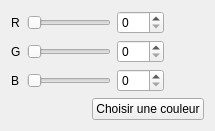
             <widget class="QWidget" name="tab_5">
              <attribute name="title">
               <string>RGB 2</string>
              </attribute>
              <layout class="QVBoxLayout" name="verticalLayout_8">
               <item>
                <layout class="QGridLayout" name="gridLayout_8">
                 <item row="0" column="0">
                  <widget class="QLabel" name="label_21">
                   <property name="text">
                    <string>R</string>
                   </property>
                  </widget>
                 </item>
                 <item row="1" column="0">
                  <widget class="QLabel" name="label_22">
                   <property name="text">
                    <string>G</string>
                   </property>
                  </widget>
                 </item>
                 <item row="0" column="3">
                  <spacer name="horizontalSpacer_9">
                   <property name="orientation">
                    <enum>Qt::Horizontal</enum>
                   </property>
                   <property name="sizeHint" stdset="0">
                    <size>
                     <width>40</width>
                     <height>20</height>
                    </size>
                   </property>
                  </spacer>
                 </item>
                 <item row="1" column="1">
                  <widget class="QSlider" name="horizontalSlider_8">
                   <property name="maximum">
                    <number>255</number>
                   </property>
                   <property name="orientation">
                    <enum>Qt::Horizontal</enum>
                   </property>
                  </widget>
                 </item>
                 <item row="1" column="2">
                  <widget class="QSpinBox" name="spinBox_rgb_2_g">
                   <property name="maximum">
                    <number>255</number>
                   </property>
                  </widget>
                 </item>
                 <item row="2" column="2">
                  <widget class="QSpinBox" name="spinBox_rgb_2_b">
                   <property name="maximum">
                    <number>255</number>
                   </property>
                  </widget>
                 </item>
                 <item row="2" column="0">
                  <widget class="QLabel" name="label_23">
                   <property name="text">
                    <string>B</string>
                   </property>
                  </widget>
                 </item>
                 <item row="0" column="1">
                  <widget class="QSlider" name="horizontalSlider_7">
                   <property name="maximum">
                    <number>255</number>
                   </property>
                   <property name="orientation">
                    <enum>Qt::Horizontal</enum>
                   </property>
                  </widget>
                 </item>
                 <item row="0" column="2">
                  <widget class="QSpinBox" name="spinBox_rgb_2_r">
                   <property name="maximum">
                    <number>255</number>
                   </property>
                  </widget>
                 </item>
                 <item row="2" column="1">
                  <widget class="QSlider" name="horizontalSlider_9">
                   <property name="maximum">
                    <number>255</number>
                   </property>
                   <property name="orientation">
                    <enum>Qt::Horizontal</enum>
                   </property>
                  </widget>
                 </item>
                </layout>
               </item>
               <item>
                <layout class="QHBoxLayout" name="horizontalLayout_5">
                 <item>
                  <spacer name="horizontalSpacer_15">
                   <property name="orientation">
                    <enum>Qt::Horizontal</enum>
                   </property>
                   <property name="sizeHint" stdset="0">
                    <size>
                     <width>40</width>
                     <height>20</height>
                    </size>
                   </property>
                  </spacer>
                 </item>
                 <item>
                  <widget class="QPushButton" name="colour_picker_2">
                   <property name="text">
                    <string>Choisir une couleur</string>
                   </property>
                  </widget>
                 </item>
                </layout>
               </item>
              </layout>
             </widget>
